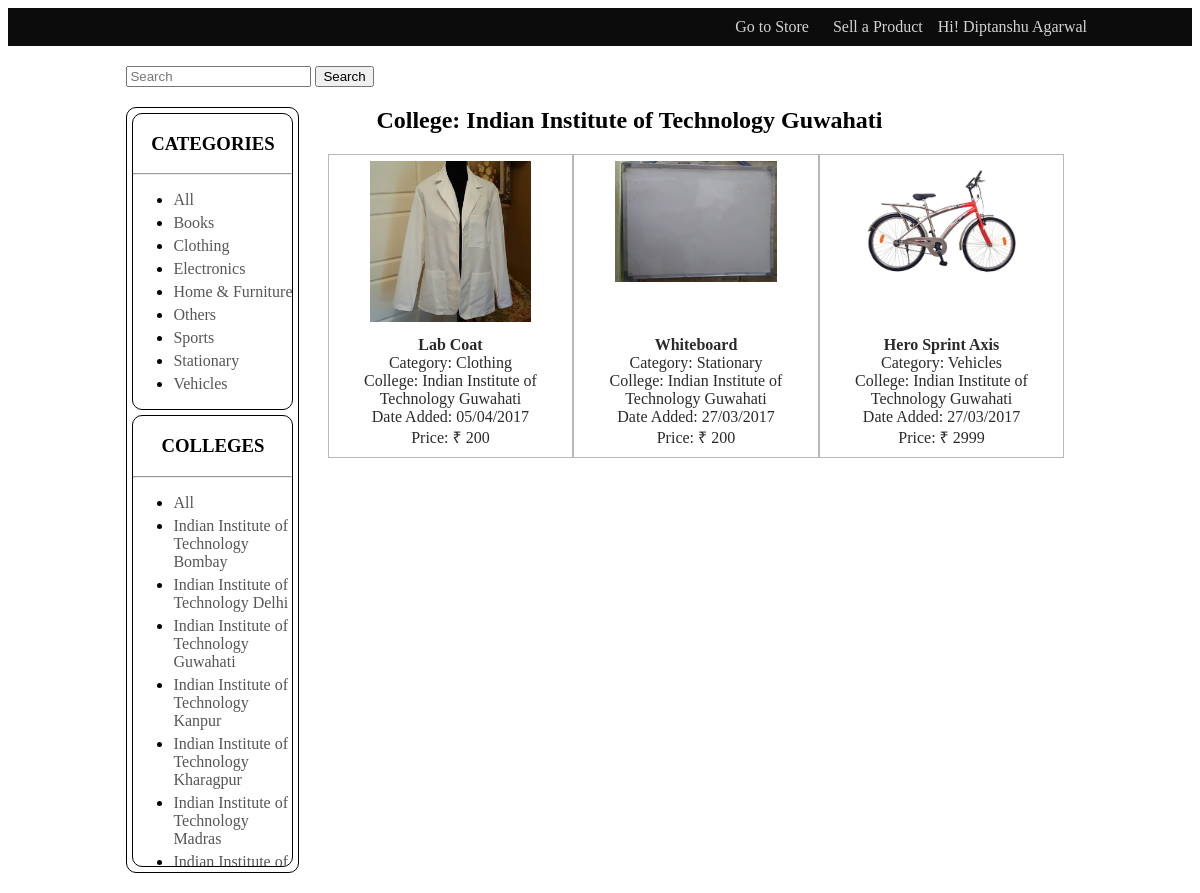
/store?college=1 (signed in), run on the app's committed database.
### tables this page shows
CREATE TABLE `categories` (
  `id` int(2) unsigned NOT NULL AUTO_INCREMENT,
  `name` varchar(255) NOT NULL,
  PRIMARY KEY (`id`),
  UNIQUE KEY `name` (`name`)
);

CREATE TABLE `colleges` (
  `id` int(10) unsigned NOT NULL AUTO_INCREMENT,
  `name` varchar(255) NOT NULL,
  PRIMARY KEY (`id`),
  UNIQUE KEY `name` (`name`)
);

CREATE TABLE `products` (
  `id` int(10) unsigned NOT NULL AUTO_INCREMENT,
  `name` varchar(255) NOT NULL,
  `description` varchar(255) NOT NULL,
  `contact` varchar(255) NOT NULL,
  `image` varchar(255) NOT NULL,
  `price` int(10) unsigned NOT NULL,
  `category_id` int(10) unsigned NOT NULL,
  `user_id` int(10) unsigned NOT NULL,
  `datetime` datetime NOT NULL,
  `sold` char(1) NOT NULL DEFAULT 'n',
  PRIMARY KEY (`id`),
  KEY `user_id` (`user_id`),
  KEY `category_id` (`category_id`),
  CONSTRAINT `products_ibfk_1` FOREIGN KEY (`category_id`) REFERENCES `categories` (`id`) ON UPDATE CASCADE,
  CONSTRAINT `products_ibfk_2` FOREIGN KEY (`user_id`) REFERENCES `users` (`id`) ON UPDATE CASCADE
);

### includes/helpers.php (called while the page is built, shortened)
<?php
    function render ($view, $values = [])
    {
        extract($values);
        require(__DIR__."/../views/header.php");
        require(__DIR__."/../views/".$view.".php");
        require(__DIR__."/../views/footer.php");
        exit;
    }
?>

### controllers/store.php (called while the page is built, shortened)
<?php
    $categories = get_categories();
    $colleges = get_colleges();
    if (empty($_GET["category"]) && empty($_GET["college"]) && empty($_GET["seller"])  && empty($_GET["q"]))
    {
        $products = get_recent_products();
        $search_head = "Recent Additions";
    }
    else if (empty($_GET["college"]) && empty($_GET["seller"]) && empty($_GET["q"]))
    {
        $products = get_products_by(1, $_GET["category"]);
        $search_head = "Category: ".$products[0]["category"];
    }
    else if (empty($_GET["seller"]) && empty($_GET["q"]))
    {
        $products = get_products_by(2, $_GET["college"]);
        $search_head = "College: ".$products[0]["college"];
    }
    render("store_view", ["title" => "Store", "categories" => $categories, "colleges" => $colleges, "search_head" => $search_head, "products" => $products]);
?>

### public/index.php (called while the page is built, shortened)
<?php
    if (isset($_GET["url"]))
        $url = $_GET["url"];
    else
        $url = "store";
    require("../controllers/".$url.".php");
?>

### models/db.php (called while the page is built, shortened)
<?php
    function get_colleges()
    {
        $dbh = $GLOBALS["dbh"];
        $clgs = $dbh->query("SELECT * FROM colleges");
        $colleges = $clgs->fetchAll(PDO::FETCH_ASSOC);
        return $colleges;
    }
    function get_categories()
    {
        $dbh = $GLOBALS["dbh"];
        $result = $dbh->query("SELECT * FROM categories");
        $categories = $result->fetchAll(PDO::FETCH_ASSOC);
        return $categories;
    }
    function get_products_by($option, $id)
    {
        $dbh = $GLOBALS["dbh"];
        if ($option === 1)
        {
            $stmt = $dbh->prepare("SELECT products.*, categories.name AS category, colleges.name AS college FROM products
            INNER JOIN categories ON products.category_id = categories.id INNER JOIN colleges ON colleges.id
            IN (SELECT college_id FROM users WHERE users.id = products.user_id)
            WHERE products.category_id = :id && products.sold = 'n' ORDER BY datetime DESC");
        }
        else if ($option === 2)
        {
            $stmt = $dbh->prepare("SELECT products.*, categories.name AS category, colleges.name AS college FROM products
            INNER JOIN categories ON products.category_id = categories.id INNER JOIN colleges ON
            colleges.id = (SELECT college_id FROM users WHERE users.id = products.user_id)
            WHERE products.user_id IN (SELECT id FROM users WHERE users.college_id = :id) && products.sold = 'n' ORDER BY datetime DESC");
        }
        else if ($option === 3)
        {
            $stmt = $dbh->prepare("SELECT products.*, categories.name AS category FROM products INNER JOIN categories
            ON products.category_id = categories.id WHERE products.user_id = :id ORDER BY sold");
        }
        $stmt->bindParam(":id", $id);
        $stmt->execute();
        $products = $stmt->fetchAll(PDO::FETCH_ASSOC);
        return $products;
    }
?>

### views/store_view.php (the view, shortened to what this page needs)
<form action="store">
    <input type="search" name="q" placeholder="Search">
    <input type="submit" value="Search">
</form>
<div id="items-display">
    <div id="search-criterias">
        <div class="criteria">
            <h3>CATEGORIES</h3><hr>
            <ul>
                <li><a href="store">All</a></li>
            <?php
                foreach ($categories as $category)
                {
            ?>
                <li><a href="store?category=<?= $category["id"] ?>"><?= $category["name"] ?></a></li>
            <?php
                }
            ?>
            </ul>
        </div>
        <div class="criteria">
            <h3>COLLEGES</h3><hr>
            <ul>
                <li><a href="store">All</a></li>
            <?php
                foreach ($colleges as $college)
                {
            ?>
            <li><a href="store?college=<?= $college["id"] ?>"><?= $college["name"] ?></a></li>
            <?php
                }
            ?>
            </ul>
        </div>
    </div>
    <div id="search_head"><h2><?= $search_head ?></h2></div>
    <table id="items">
        <?php
            $n = 1;
            foreach ($products as $product)
            {
                if ($n % 3 === 1)
                    echo "<tr>";
        ?>
                    <td>
                        <a href="product?id=<?= $product["id"] ?>">
                            <div class="store-img"><img src="img/<?= $product["image"] ?>"></div>
                            <strong><?= $product["name"] ?></strong><br>
                            Category: <?= $product["category"] ?><br>
                            College: <?= $product["college"] ?><br>
                            Date Added: <?= date("d/m/Y", strtotime($product["datetime"])) ?><br>
                            Price:
                                <?php
                                if (intval($product["price"]) === 0)
                                {
                                    echo "On Donation";
                                }
                                else
                                {
                            ?>
                                &#8377; <?= $product["price"] ?>
                            <?php
                                }
                            ?>
                        </a>
                    </td>
        <?php
                if ($n % 3 === 0)
                    echo "</tr>";
                $n++;
            }
        ?>
    </table>
</div>

### public/css/styles.css (style rules this page uses)
#items-display { position: relative; width: 100%; height: 90%; margin: 20px 0; }
#search-criterias { width: 17%; height: 80%; float: left; border: thin solid #000000; border-radius: 10px; }
.criteria { margin: 5px; border: thin solid #000000; border-radius: 10px; max-height: 450px; overflow-y: scroll; }
.criteria h3 { text-align: center; }
.criteria a { text-decoration: none; color: #565656; }
.criteria li { margin: 5px 0; }
#search_head { padding-left: 250px; }
#items { float: right; width: 80%; border-collapse: collapse; }
#items td { width: 30%; border: thin solid #B8B8B8; height: 300px; float: left; text-align: center; }
.store-img { margin: 5px 40px 10px 40px; height: 55%; overflow: hidden; }
.store-img img { width: 100%; }
#items a { text-decoration: none; color: #2A2A2A; }

### data on the page
categories: name "Books"
categories: name "Clothing"
categories: name "Electronics"
categories: name "Home & Furniture"
categories: name "Others"
categories: name "Sports"
categories: name "Stationary"
categories: name "Vehicles"
colleges: name "Indian Institute of Technology Bombay"
colleges: name "Indian Institute of Technology Delhi"
colleges: name "Indian Institute of Technology Guwahati"
colleges: name "Indian Institute of Technology Kanpur"
colleges: name "Indian Institute of Technology Kharagpur"
colleges: name "Indian Institute of Technology Madras"
colleges: name "Indian Institute of…"
products: image (picture), name "Lab Coat", category.name "Clothing", colleges.name "Indian Institute of Technology Guwahati", datetime "05/04/2017", price "200"
products: image (picture), name "Whiteboard", category.name "Stationary", colleges.name "Indian Institute of Technology Guwahati", datetime "27/03/2017", price "200"
products: image (picture), name "Hero Sprint Axis", category.name "Vehicles", colleges.name "Indian Institute of Technology Guwahati", datetime "27/03/2017", price "2999"

### other printed values
$_SESSION["name"] "Diptanshu Agarwal"
$search_head "College: Indian Institute of Technology Guwahati"
